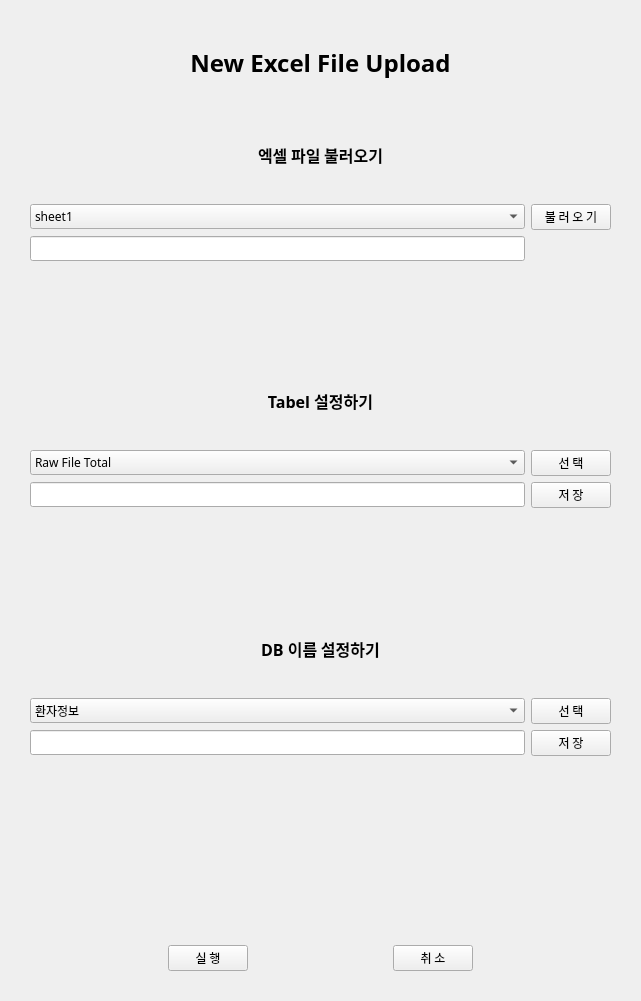
<?xml version="1.0" encoding="UTF-8"?>
<ui version="4.0">
 <class>Form</class>
 <widget class="QWidget" name="Form">
  <property name="geometry">
   <rect>
    <x>0</x>
    <y>0</y>
    <width>641</width>
    <height>1001</height>
   </rect>
  </property>
  <property name="windowTitle">
   <string>Form</string>
  </property>
  <widget class="QWidget" name="layoutWidget">
   <property name="geometry">
    <rect>
     <x>30</x>
     <y>20</y>
     <width>581</width>
     <height>951</height>
    </rect>
   </property>
   <layout class="QGridLayout" name="gridLayout_3">
    <item row="11" column="1">
     <widget class="QPushButton" name="new_savebtn1">
      <property name="font">
       <font>
        <family>나눔스퀘어라운드 Regular</family>
       </font>
      </property>
      <property name="text">
       <string>저 장</string>
      </property>
     </widget>
    </item>
    <item row="18" column="0" colspan="2">
     <widget class="QLabel" name="showtext4">
      <property name="font">
       <font>
        <family>나눔스퀘어라운드 Regular</family>
       </font>
      </property>
      <property name="text">
       <string/>
      </property>
     </widget>
    </item>
    <item row="14" column="0" colspan="2">
     <widget class="QLabel" name="label_4">
      <property name="enabled">
       <bool>true</bool>
      </property>
      <property name="font">
       <font>
        <family>나눔스퀘어라운드 Bold</family>
        <pointsize>12</pointsize>
        <weight>75</weight>
        <bold>true</bold>
       </font>
      </property>
      <property name="text">
       <string>DB 이름 설정하기</string>
      </property>
      <property name="alignment">
       <set>Qt::AlignCenter</set>
      </property>
     </widget>
    </item>
    <item row="2" column="0" colspan="2">
     <widget class="QLabel" name="label_2">
      <property name="enabled">
       <bool>true</bool>
      </property>
      <property name="font">
       <font>
        <family>나눔스퀘어라운드 Bold</family>
        <pointsize>12</pointsize>
        <weight>75</weight>
        <bold>true</bold>
       </font>
      </property>
      <property name="text">
       <string>엑셀 파일 불러오기</string>
      </property>
      <property name="alignment">
       <set>Qt::AlignCenter</set>
      </property>
     </widget>
    </item>
    <item row="12" column="0" colspan="2">
     <widget class="QLabel" name="showtext2">
      <property name="font">
       <font>
        <family>나눔스퀘어라운드 Regular</family>
       </font>
      </property>
      <property name="text">
       <string/>
      </property>
     </widget>
    </item>
    <item row="6" column="0" colspan="2">
     <widget class="QLabel" name="label_3">
      <property name="font">
       <font>
        <family>나눔스퀘어라운드 Bold</family>
        <pointsize>12</pointsize>
        <weight>75</weight>
        <bold>true</bold>
       </font>
      </property>
      <property name="text">
       <string>&lt;html&gt;&lt;head/&gt;&lt;body&gt;&lt;p align=&quot;center&quot;&gt;Tabel 설정하기&lt;/p&gt;&lt;/body&gt;&lt;/html&gt;</string>
      </property>
     </widget>
    </item>
    <item row="10" column="1">
     <widget class="QPushButton" name="new_selectbtn1">
      <property name="font">
       <font>
        <family>나눔스퀘어라운드 Regular</family>
       </font>
      </property>
      <property name="text">
       <string>선 택</string>
      </property>
     </widget>
    </item>
    <item row="3" column="0">
     <widget class="QComboBox" name="setsheet">
      <property name="font">
       <font>
        <family>나눔스퀘어라운드 Regular</family>
       </font>
      </property>
      <item>
       <property name="text">
        <string>sheet1</string>
       </property>
      </item>
      <item>
       <property name="text">
        <string>sheet2</string>
       </property>
      </item>
     </widget>
    </item>
    <item row="3" column="1">
     <widget class="QPushButton" name="new_importbtn">
      <property name="font">
       <font>
        <family>나눔스퀘어라운드 Regular</family>
       </font>
      </property>
      <property name="text">
       <string>불 러 오 기</string>
      </property>
     </widget>
    </item>
    <item row="15" column="0">
     <widget class="QComboBox" name="setdbname">
      <property name="font">
       <font>
        <family>나눔스퀘어라운드 Regular</family>
       </font>
      </property>
      <item>
       <property name="text">
        <string>환자정보</string>
       </property>
      </item>
      <item>
       <property name="text">
        <string>진단</string>
       </property>
      </item>
      <item>
       <property name="text">
        <string>수술</string>
       </property>
      </item>
      <item>
       <property name="text">
        <string>혈액검사</string>
       </property>
      </item>
      <item>
       <property name="text">
        <string>간호기록(통합+진술문x)</string>
       </property>
      </item>
      <item>
       <property name="text">
        <string>간호기록(진술문o)</string>
       </property>
      </item>
      <item>
       <property name="text">
        <string>조직검사</string>
       </property>
      </item>
      <item>
       <property name="text">
        <string>마취기록</string>
       </property>
      </item>
      <item>
       <property name="text">
        <string>미생물</string>
       </property>
      </item>
      <item>
       <property name="text">
        <string>영상검사</string>
       </property>
      </item>
      <item>
       <property name="text">
        <string>수술기록지</string>
       </property>
      </item>
      <item>
       <property name="text">
        <string>내시경검사</string>
       </property>
      </item>
      <item>
       <property name="text">
        <string>항암제</string>
       </property>
      </item>
      <item>
       <property name="text">
        <string>외래초진</string>
       </property>
      </item>
      <item>
       <property name="text">
        <string>ASA</string>
       </property>
      </item>
     </widget>
    </item>
    <item row="15" column="1">
     <widget class="QPushButton" name="new_selectbtn2">
      <property name="font">
       <font>
        <family>나눔스퀘어라운드 Regular</family>
       </font>
      </property>
      <property name="text">
       <string>선 택</string>
      </property>
     </widget>
    </item>
    <item row="4" column="0">
     <widget class="QLineEdit" name="showfilename">
      <property name="font">
       <font>
        <family>나눔스퀘어라운드 Regular</family>
       </font>
      </property>
     </widget>
    </item>
    <item row="16" column="1">
     <widget class="QPushButton" name="new_savebtn2">
      <property name="font">
       <font>
        <family>나눔스퀘어라운드 Regular</family>
       </font>
      </property>
      <property name="text">
       <string>저 장</string>
      </property>
     </widget>
    </item>
    <item row="11" column="0">
     <widget class="QLineEdit" name="showtablename">
      <property name="font">
       <font>
        <family>나눔스퀘어라운드 Regular</family>
       </font>
      </property>
     </widget>
    </item>
    <item row="19" column="0" colspan="2">
     <layout class="QHBoxLayout" name="horizontalLayout_6">
      <item>
       <spacer name="horizontalSpacer">
        <property name="orientation">
         <enum>Qt::Horizontal</enum>
        </property>
        <property name="sizeHint" stdset="0">
         <size>
          <width>40</width>
          <height>20</height>
         </size>
        </property>
       </spacer>
      </item>
      <item>
       <widget class="QPushButton" name="new_actbtn">
        <property name="font">
         <font>
          <family>나눔스퀘어라운드 Regular</family>
         </font>
        </property>
        <property name="text">
         <string>실 행</string>
        </property>
       </widget>
      </item>
      <item>
       <spacer name="horizontalSpacer_2">
        <property name="orientation">
         <enum>Qt::Horizontal</enum>
        </property>
        <property name="sizeHint" stdset="0">
         <size>
          <width>40</width>
          <height>20</height>
         </size>
        </property>
       </spacer>
      </item>
      <item>
       <widget class="QPushButton" name="new_closebtn">
        <property name="font">
         <font>
          <family>나눔스퀘어라운드 Regular</family>
         </font>
        </property>
        <property name="text">
         <string>취 소</string>
        </property>
       </widget>
      </item>
      <item>
       <spacer name="horizontalSpacer_3">
        <property name="orientation">
         <enum>Qt::Horizontal</enum>
        </property>
        <property name="sizeHint" stdset="0">
         <size>
          <width>40</width>
          <height>20</height>
         </size>
        </property>
       </spacer>
      </item>
     </layout>
    </item>
    <item row="17" column="0" colspan="2">
     <widget class="QLabel" name="showtext3">
      <property name="font">
       <font>
        <family>나눔스퀘어라운드 Regular</family>
       </font>
      </property>
      <property name="text">
       <string/>
      </property>
     </widget>
    </item>
    <item row="16" column="0">
     <widget class="QLineEdit" name="showdbname">
      <property name="font">
       <font>
        <family>나눔스퀘어라운드 Regular</family>
       </font>
      </property>
     </widget>
    </item>
    <item row="5" column="0" colspan="2">
     <widget class="QLabel" name="showtext1">
      <property name="font">
       <font>
        <family>나눔스퀘어라운드 Regular</family>
       </font>
      </property>
      <property name="text">
       <string/>
      </property>
     </widget>
    </item>
    <item row="0" column="0" colspan="2">
     <widget class="QLabel" name="label_1">
      <property name="font">
       <font>
        <family>나눔스퀘어라운드 ExtraBold</family>
        <pointsize>18</pointsize>
        <weight>75</weight>
        <italic>false</italic>
        <bold>true</bold>
        <underline>false</underline>
       </font>
      </property>
      <property name="text">
       <string>&lt;html&gt;&lt;head/&gt;&lt;body&gt;&lt;p align=&quot;center&quot;&gt;New Excel File Upload&lt;/p&gt;&lt;/body&gt;&lt;/html&gt;</string>
      </property>
     </widget>
    </item>
    <item row="10" column="0">
     <widget class="QComboBox" name="settablename">
      <property name="font">
       <font>
        <family>나눔스퀘어라운드 Regular</family>
       </font>
      </property>
      <item>
       <property name="text">
        <string>Raw File Total</string>
       </property>
      </item>
      <item>
       <property name="text">
        <string>Raw File(2012-2022)</string>
       </property>
      </item>
     </widget>
    </item>
   </layout>
  </widget>
 </widget>
 <resources/>
 <connections/>
</ui>
